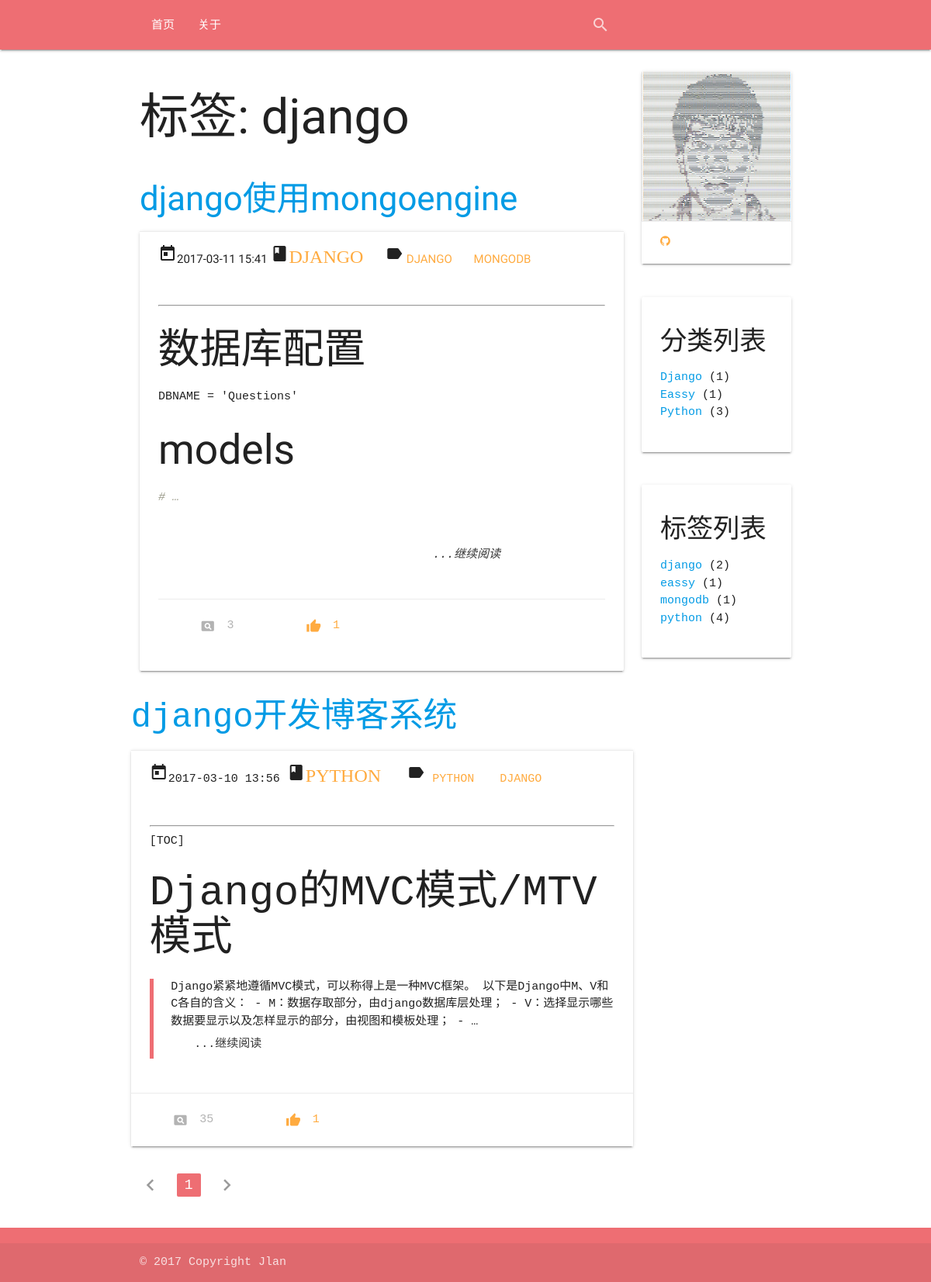
Page /tags/3 on the committed database.
### app/models.py (models this page shows, shortened)
class Tag(models.Model):
    name = models.CharField('标签名', max_length=20)
    created_time = models.DateTimeField('创建时间', auto_now_add=True)
    last_modified_time = models.DateTimeField('修改时间', auto_now=True)
    def __str__(self):
        return self.name

class Article(models.Model):
    STATUS_CHOICES = (
        ('0', '发布'),
        ('1', '草稿'),
    )   # 文章的状态
    title = models.CharField('标题', max_length=100)
    body = models.TextField('正文')
    created_time = models.DateTimeField('创建时间', auto_now_add=True)
    last_modified_time = models.DateTimeField('修改时间', auto_now=True)
    status = models.CharField('文章状态', max_length=1, default='0', choices=STATUS_CHOICES)
    abstract = models.CharField('摘要', max_length=54, blank=True, null=True,
                                help_text="可选项，若为空格则摘取正文钱54个字符")
    views = models.PositiveIntegerField('浏览量', default=0)
    likes = models.PositiveIntegerField('点赞数', default=0)
    topped = models.BooleanField('置顶', default=False)
    category = models.ForeignKey('Category', verbose_name='分类',
                                 null=True,
                                 on_delete=models.SET_NULL)
    tags = models.ManyToManyField('Tag', verbose_name='标签集合', blank=True)
    class Meta:
        ordering = ['-last_modified_time']

class Category(models.Model):
    name = models.CharField('类名', max_length=20)
    created_time = models.DateTimeField('创建时间', auto_now_add=True)
    last_modified_time = models.DateTimeField('修改时间', auto_now=True)
    def __str__(self):
        return self.name

### app/views.py (the view)
# urls.py: url(r'^tags/(?P<tag_id>\d+)$', views.TagView.as_view(), name='tag'),
class TagView(ListView):
    template_name = 'blog/index.html'
    context_object_name = 'article_list'
    def get_queryset(self):
        article_list = Article.objects.filter(tags=self.kwargs['tag_id'], status='0')
        return article_list
    def get_context_data(self, **kwargs):
        category_list = Category.objects.all().order_by('name')
        for category in category_list:
            count = Article.objects.filter(category__name=category.name).count()
            category.count = count
        tag_list = Tag.objects.all().order_by('name')
        for tag in tag_list:
            count = Article.objects.filter(tags__name=tag.name).count()
            tag.count = count
        kwargs['category_list'] = category_list
        kwargs['tag_list'] = tag_list
        name = get_object_or_404(Tag, pk=self.kwargs['tag_id'])
        kwargs['tag_name'] = name
        return super(TagView, self).get_context_data(**kwargs)

### app/templatetags/custom_markdown.py (called while the page is built)
@register.filter(is_safe=True)  #注册template filter
@stringfilter  #希望字符串作为参数
def custom_markdown(value):
    return mark_safe(markdown.markdown(value,
        extensions = ['markdown.extensions.fenced_code', 'markdown.extensions.codehilite'],
                                       safe_mode=True,
                                       enable_attributes=False))

### app/templates/blog/index.html (shortened to what this page needs)
{% extends 'blog/base.html' %}
{% load staticfiles %}
{% load custom_markdown %}
{% block content %}
    <section class="container">
        <div class="row">
            <section class="col l9 s12">
                <h1 class="page-header">
                    {% if cate_name %}
                        分类：{{ cate_name }}
                    {% elif tag_name %}
                        标签: {{ tag_name }}
                    {% else %}
                        文章列表
                    {% endif %}
                </h1>
                <ul>
                    {% load paginate_tags %}
                    {% for article in article_list %}
                         <div class="row">
                            <div class="col s12 m12">
                              <h3><a href="{% url 'app:detail' article.pk %}">{{ article.title }}</a></h3>
                              <div class="card">
                                <div class="card-action">
                                  <div class="article-meta">
                                    <i class="material-icons">today</i>{{ article.created_time|date:"Y-m-d H:i" }}
                                    <i class="material-icons">class<a href="{% url 'app:category' article.category.id %}">{{ article.category }}</a></i>
                                    <i class="material-icons">label</i>
                                    {% for tag in article.tags.all %}
                                        <a href="{% url 'app:tag' tag.id %}">{{ tag.name }}</a>
                                    {% endfor %}
                                  </div>
                                </div>
                                <div class="card-content">
                                    <hr>
                                    <p>{{ article.body | custom_markdown | truncatewords:10}}</p>
                                    <a class="waves-effect waves-teal btn-flat" href="{% url 'app:detail' article.pk %}">...继续阅读</a>
                                </div>
                                <div class="card-action">
                                    <a class="tooltipped btn-flat disabled" data-position="bottom" data-delay="50" data-tooltip="浏览量"><i class="material-icons left">pageview</i>{{ article.views }}</a>
                                    <a class="tooltipped btn-flat" data-position="bottom" data-delay="50" data-tooltip="点赞量"><i class="material-icons left">thumb_up</i>1</a>
                                </div>
                              </div>
                            </div>
                         </div>
                    {% endfor %}
                    {% include 'blog/pagination.html' %}
                </ul>
            </section>
            <section class="col l3 s12">
                 <div class="row">
                    <div class="col s12 m12">
                      <div class="card">
                        <div class="card-image">
                            <img src="{% static 'img/me.jpg' %}">
                        </div>
                        <div class="card-action">
                            <a href="https://github.com/jllan">
                                <i class="fa fa-github" aria-hidden="true"></i>
                            </a>
                        </div>
                      </div>
                    </div>
                 </div>
                 <div class="row">
                    <div class="col s12 m12">
                      <div class="card">
                        <div class="card-content">
                            <h4>分类列表</h4>
                            <ul>
                                {% for category in category_list %}
                                    <li class="cat-item">
                                        <a href="{% url 'app:category' category.pk %}">{{ category.name }}</a>
                                        <span class="category-count">({{ category.count }})</span>
                                    </li>
                                {% endfor %}
                            </ul>
                        </div>
                      </div>
                    </div>
                 </div>
                 <div class="row">
                    <div class="col s12 m12">
                      <div class="card">
                        <div class="card-content">
                            <h4>标签列表</h4>
                            <ul>
                                {% for tag in tag_list %}
                                    <li>
                                        <a href="{% url 'app:tag' tag.pk %}">{{ tag.name }}</a>
                                        <span class="category-count">({{ tag.count }})</span>
                                    </li>
                                {% endfor %}
                            </ul>
                        </div>
                      </div>
                    </div>
                 </div>
            </section>
        </div>
    </section>
{% endblock content %}

### app/static/css/monokai.css (style rules this page uses)
.codehilite .c1 { color: #999988; font-style: italic }

### rows in the picture
Tag: name "django", name "DJANGO", count "2"
Article: title "django使用mongoengine", created_time "2017-03-11 15:41", category "DJANGO", body|custom_markdown "数据库配置 DBNAME = 'Questions' models # …", views "3"
Tag: name "MONGODB", name "mongodb", count "1"
Article: title "django开发博客系统", created_time "2017-03-10 13:56", category "PYTHON", body|custom_markdown "[TOC] Django的MVC模式/MTV模式 Django紧紧地遵循MVC模式，可以称得上是一种 MVC 框架。 以下是Django中M、V和C各自的含义： - M ：数据存取部分，由django数据库层处理； - V ：选择显示哪些数据要显示以及怎样显示的部分，由视图和模板处理； - …", views "35"
Tag: name "PYTHON", name "python", count "4"
Category: name "Django", count "1"
Category: name "Eassy", count "1"
Category: name "Python", count "3"
Tag: name "eassy", count "1"

### other values in the picture
{{ page }} "1"
